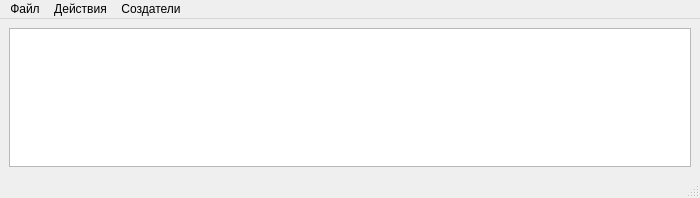
<?xml version="1.0" encoding="UTF-8"?>
<ui version="4.0">
 <class>MainWindow</class>
 <widget class="QMainWindow" name="MainWindow">
  <property name="geometry">
   <rect>
    <x>0</x>
    <y>0</y>
    <width>700</width>
    <height>198</height>
   </rect>
  </property>
  <property name="windowTitle">
   <string>MainWindow</string>
  </property>
  <widget class="QWidget" name="center">
   <layout class="QVBoxLayout" name="verticalLayout">
    <item>
     <widget class="QTableView" name="tableView"/>
    </item>
   </layout>
  </widget>
  <widget class="QMenuBar" name="menubar">
   <property name="geometry">
    <rect>
     <x>0</x>
     <y>0</y>
     <width>700</width>
     <height>21</height>
    </rect>
   </property>
   <widget class="QMenu" name="file_menu">
    <property name="title">
     <string>Файл</string>
    </property>
    <addaction name="create"/>
    <addaction name="saveAs"/>
    <addaction name="save"/>
    <addaction name="open"/>
   </widget>
   <widget class="QMenu" name="creators">
    <property name="title">
     <string>Создатели</string>
    </property>
   </widget>
   <widget class="QMenu" name="action_menu">
    <property name="title">
     <string>Действия</string>
    </property>
    <addaction name="add"/>
    <addaction name="remove"/>
   </widget>
   <addaction name="file_menu"/>
   <addaction name="action_menu"/>
   <addaction name="creators"/>
  </widget>
  <widget class="QStatusBar" name="statusbar"/>
  <action name="save">
   <property name="text">
    <string>Сохранить</string>
   </property>
   <property name="shortcut">
    <string>Ctrl+S</string>
   </property>
  </action>
  <action name="create">
   <property name="text">
    <string>Создать</string>
   </property>
   <property name="shortcut">
    <string>Ctrl+N</string>
   </property>
  </action>
  <action name="open">
   <property name="text">
    <string>Открыть</string>
   </property>
   <property name="shortcut">
    <string>Ctrl+O</string>
   </property>
  </action>
  <action name="add">
   <property name="text">
    <string>Добавить</string>
   </property>
   <property name="shortcut">
    <string>Ctrl+A</string>
   </property>
  </action>
  <action name="remove">
   <property name="text">
    <string>Удалить</string>
   </property>
   <property name="shortcut">
    <string>Ctrl+R</string>
   </property>
  </action>
  <action name="saveAs">
   <property name="text">
    <string>Сохранить как</string>
   </property>
  </action>
 </widget>
 <resources/>
 <connections/>
</ui>
